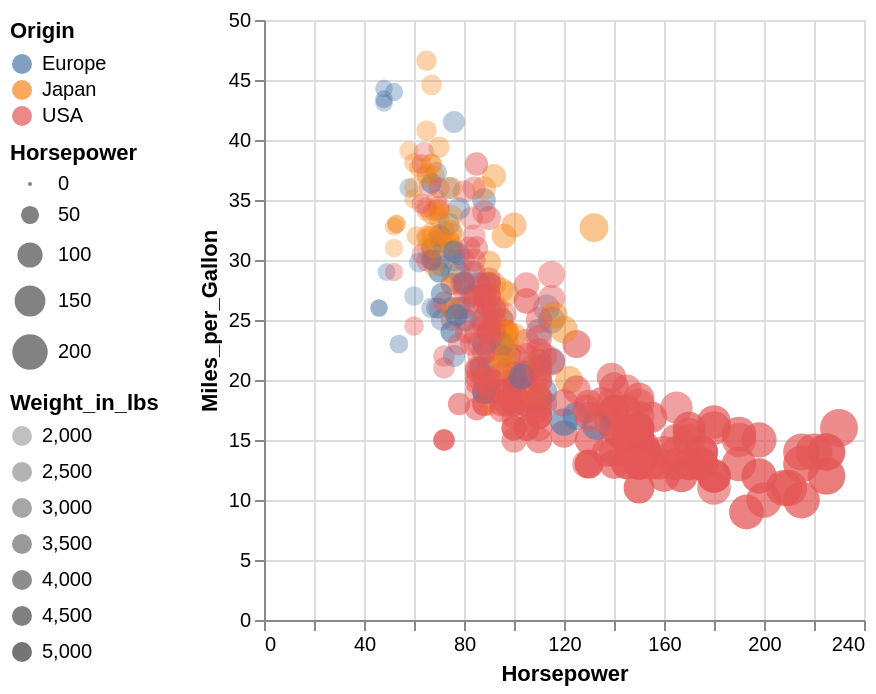

The specification (Vega-Lite) saved for this image:
### Vega-Lite specification from a JSON file in a GitHub repository (floating-point values rounded to 4 significant figures; data arrays with more than 128 entries replaced by an {"elided": "..."} marker saying what was removed)
{"$schema": "https://vega.github.io/schema/vega-lite/v5.json", "data": {"values": {"elided": "406 records"}}, "encoding": {"color": {"field": "Origin", "legend": {"orient": "left"}, "type": "nominal"}, "opacity": {"field": "Weight_in_lbs", "legend": {"orient": "left"}, "type": "quantitative"}, "size": {"field": "Horsepower", "legend": {"orient": "left"}, "type": "quantitative"}, "x": {"field": "Horsepower", "type": "quantitative"}, "y": {"field": "Miles_per_Gallon", "type": "quantitative"}}, "height": 300, "mark": "circle", "width": 300}
